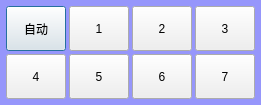
<?xml version="1.0" encoding="UTF-8"?>
<ui version="4.0">
 <class>clsRangeDialog</class>
 <widget class="QDialog" name="clsRangeDialog">
  <property name="geometry">
   <rect>
    <x>0</x>
    <y>0</y>
    <width>261</width>
    <height>105</height>
   </rect>
  </property>
  <property name="windowTitle">
   <string>设置档位</string>
  </property>
  <property name="styleSheet">
   <string notr="true">QDialog
{
	font: 75 12pt &quot;楷体&quot;;
	background-color:rgb(150,150,251);
}</string>
  </property>
  <layout class="QGridLayout" name="gridLayout">
   <property name="leftMargin">
    <number>6</number>
   </property>
   <property name="topMargin">
    <number>6</number>
   </property>
   <property name="rightMargin">
    <number>6</number>
   </property>
   <property name="bottomMargin">
    <number>6</number>
   </property>
   <property name="spacing">
    <number>3</number>
   </property>
   <item row="0" column="0">
    <widget class="QPushButton" name="btnAuto">
     <property name="minimumSize">
      <size>
       <width>0</width>
       <height>45</height>
      </size>
     </property>
     <property name="maximumSize">
      <size>
       <width>60</width>
       <height>16777215</height>
      </size>
     </property>
     <property name="styleSheet">
      <string notr="true">font: 75 12pt &quot;楷体&quot;;</string>
     </property>
     <property name="text">
      <string>自动</string>
     </property>
    </widget>
   </item>
   <item row="0" column="1">
    <widget class="QPushButton" name="btn1">
     <property name="minimumSize">
      <size>
       <width>0</width>
       <height>45</height>
      </size>
     </property>
     <property name="maximumSize">
      <size>
       <width>60</width>
       <height>16777215</height>
      </size>
     </property>
     <property name="styleSheet">
      <string notr="true">font: 75 12pt &quot;楷体&quot;;</string>
     </property>
     <property name="text">
      <string>1</string>
     </property>
    </widget>
   </item>
   <item row="0" column="2">
    <widget class="QPushButton" name="btn2">
     <property name="minimumSize">
      <size>
       <width>0</width>
       <height>45</height>
      </size>
     </property>
     <property name="maximumSize">
      <size>
       <width>60</width>
       <height>16777215</height>
      </size>
     </property>
     <property name="styleSheet">
      <string notr="true">font: 75 12pt &quot;楷体&quot;;</string>
     </property>
     <property name="text">
      <string>2</string>
     </property>
    </widget>
   </item>
   <item row="0" column="3">
    <widget class="QPushButton" name="btn3">
     <property name="minimumSize">
      <size>
       <width>0</width>
       <height>45</height>
      </size>
     </property>
     <property name="maximumSize">
      <size>
       <width>60</width>
       <height>16777215</height>
      </size>
     </property>
     <property name="styleSheet">
      <string notr="true">font: 75 12pt &quot;楷体&quot;;</string>
     </property>
     <property name="text">
      <string>3</string>
     </property>
    </widget>
   </item>
   <item row="1" column="0">
    <widget class="QPushButton" name="btn4">
     <property name="minimumSize">
      <size>
       <width>0</width>
       <height>45</height>
      </size>
     </property>
     <property name="maximumSize">
      <size>
       <width>60</width>
       <height>16777215</height>
      </size>
     </property>
     <property name="styleSheet">
      <string notr="true">font: 75 12pt &quot;楷体&quot;;</string>
     </property>
     <property name="text">
      <string>4</string>
     </property>
    </widget>
   </item>
   <item row="1" column="1">
    <widget class="QPushButton" name="btn5">
     <property name="minimumSize">
      <size>
       <width>0</width>
       <height>45</height>
      </size>
     </property>
     <property name="maximumSize">
      <size>
       <width>60</width>
       <height>16777215</height>
      </size>
     </property>
     <property name="styleSheet">
      <string notr="true">font: 75 12pt &quot;楷体&quot;;</string>
     </property>
     <property name="text">
      <string>5</string>
     </property>
    </widget>
   </item>
   <item row="1" column="2">
    <widget class="QPushButton" name="btn6">
     <property name="minimumSize">
      <size>
       <width>0</width>
       <height>45</height>
      </size>
     </property>
     <property name="maximumSize">
      <size>
       <width>60</width>
       <height>16777215</height>
      </size>
     </property>
     <property name="styleSheet">
      <string notr="true">font: 75 12pt &quot;楷体&quot;;</string>
     </property>
     <property name="text">
      <string>6</string>
     </property>
    </widget>
   </item>
   <item row="1" column="3">
    <widget class="QPushButton" name="btn7">
     <property name="minimumSize">
      <size>
       <width>0</width>
       <height>45</height>
      </size>
     </property>
     <property name="maximumSize">
      <size>
       <width>60</width>
       <height>16777215</height>
      </size>
     </property>
     <property name="styleSheet">
      <string notr="true">font: 75 12pt &quot;楷体&quot;;</string>
     </property>
     <property name="text">
      <string>7</string>
     </property>
    </widget>
   </item>
  </layout>
 </widget>
 <resources/>
 <connections/>
</ui>
